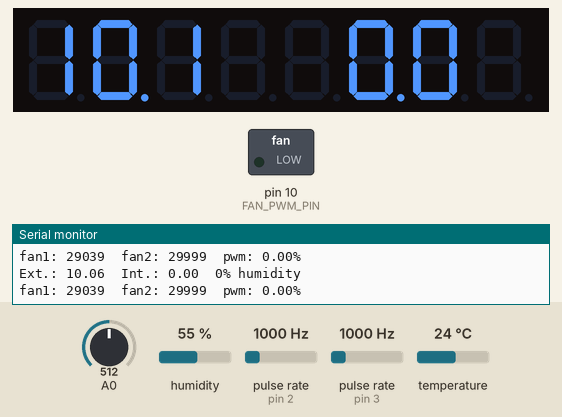
Recording of a sketch running on a simulated Arduino Uno, built with avr-gcc and run on an emulated ATmega328P. Shown: 8-digit seven-segment display, switched loads named in the sketch (green lamp = pin HIGH), the last lines printed to the serial monitor. Wiring (inferred from the names in the program): 2 × pulse sensor: data pin 2 / data pin 3. The inputs (shaded band) are chosen by the test bench; at power-on: A0 = 512, humidity 55 %, pulse rate (sensors on pin 2, pin 3) 1000 Hz, temperature 24 °C.

Above: at 1.2 s.
1.3 s: A0 set to 51
At 1.89 s:
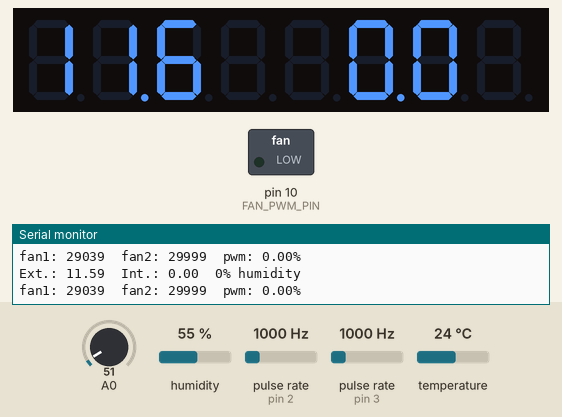
7.2 s: A0 set to 41
10.7 s: humidity set to 22 %
At 12.13 s:
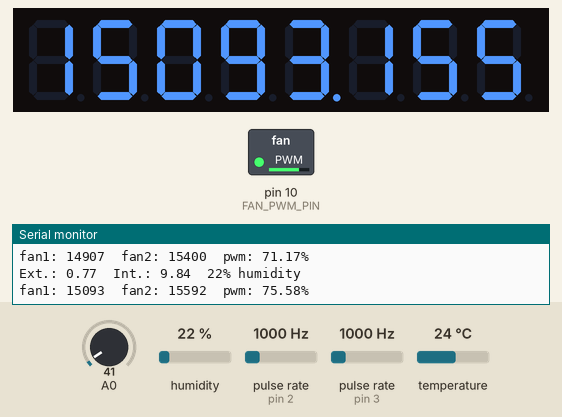
13.0 s: pulse rate (sensor on pin 2) set to 100 Hz
At 13.63 s:
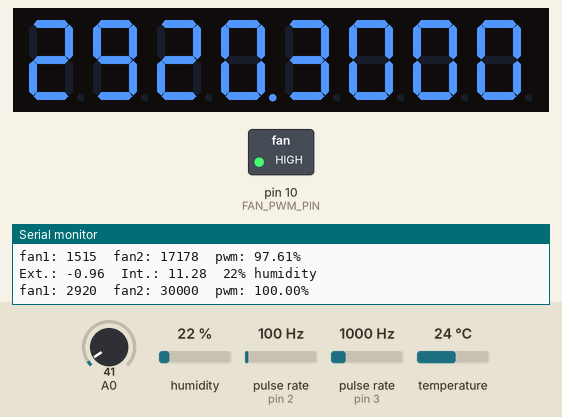
17.2 s: temperature set to 0 °C
At 20.7 s:
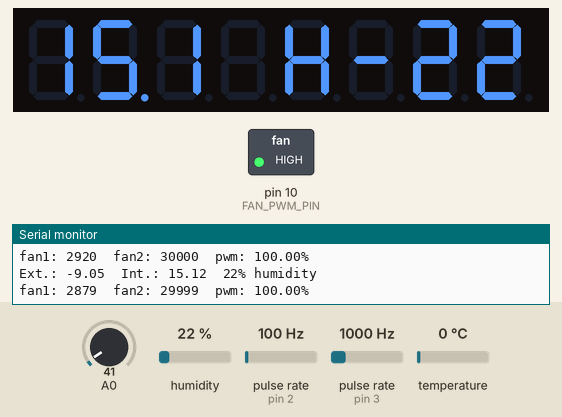
21.5 s: pulse rate (sensor on pin 3) set to 100 Hz
At 26.0 s:
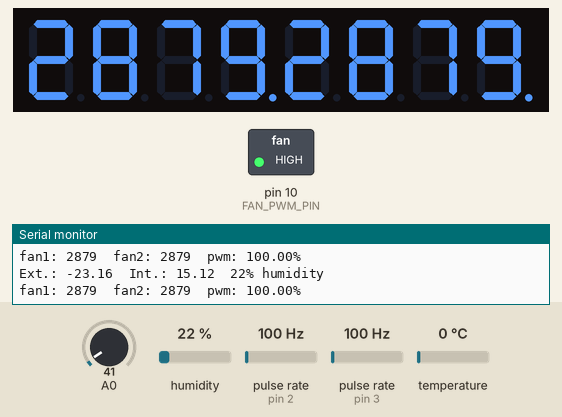
Timing chart, 0 to 27.5 s (numbered marks = the images above; inputs shaded):
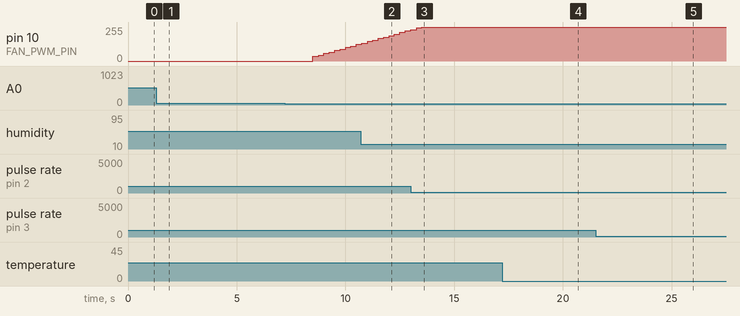

The sketch:

cupboard_fan.ino
```cpp
/* Cupboard fan control.

    Reads the temp, and adjusts the fan speed accordingly.
    Temperature, and fan speed are displayed.
*/
#include "LedControl.h"
LedControl digits = LedControl(7, 5, 6, 1);

#include "DHT.h"
#define DHTPIN 8
#define DHTTYPE DHT11
DHT dht(DHTPIN, DHTTYPE);
#define TEMP2_READ_INTERVAL 2000
#define TEMP_DIFF_MAX_FAN 12.0
#define TEMP_DIFF_MIN_FAN 1.2


#define TEMP_HIST_COUNT 100
#define FAN1_TACH_PIN 2
#define FAN2_TACH_PIN 3
#define FAN_PWM_PIN 10 // This must not be changed.
#define MS_PER_MIN 60000.0
#define TIMER_COUNT_TOP 80

#define DISP_SCROLL_DELAY_MS 5000
#define NUM_DISP_DIGITS 8


// temp1 is outside thermometer
float temp1_history[TEMP_HIST_COUNT];
unsigned int temp1_pointer = 0;
float temp1 = 0.0;

// temp2 is inside thermometer & barometer
float temp2_history[TEMP_HIST_COUNT];
unsigned int temp2_pointer = 0;
unsigned long temp2_last_read = 0;
float temp2 = 0.0;
float prev_temp2 = 0.0;

float humidity;

float fan_percent = 0.0;

volatile unsigned int fan1_half_revolutions = 0;
volatile unsigned int fan2_half_revolutions = 0;
unsigned int rpm1 = 0;
unsigned int rpm2 = 0;
unsigned long previous_time = 0;

char display_buffer[NUM_DISP_DIGITS + 4]; // Need extras for null and decimal points

unsigned long delaytime = 250;


void setup() {
  Serial.begin(115200);
  digits.shutdown(0, false);
  digits.setIntensity(0, 15);
  digits.clearDisplay(0);

  pinMode(FAN1_TACH_PIN, INPUT);
  pinMode(FAN2_TACH_PIN, INPUT);
  pinMode(FAN_PWM_PIN, OUTPUT);

/* OLD PWM
// Uncomment one of the three following lines to enable PWM on Pin 3 or Pin 11
    TCCR2A = 0x21;   // Pin 3

  // Set prescaler
  TCCR2B = 0x0A;   // prescaler = /8
// Initialize duty cycle(s) to zero(0)
 OCR2A = 40;    // duty cycle for Pin 11
 OCR2B = 0;    // duty cycle for Pin 3
  */

  // generate 25kHz PWM pulse rate on Pin 3
  // Set up Fast PWM on Pin 3
  TCCR1A = 0x23;     // COM1B1, WGM11 WGM10
  // Set prescaler
  TCCR1B = 0x1A;   // WGM13 WGM12, Prescaler = /8
  // Set TOP and initialize duty cycle to zero(0)
  OCR1AH = 0x00;    // TOP DO NOT CHANGE, SETS PWM PULSE RATE
  OCR1AL = TIMER_COUNT_TOP;    // TOP DO NOT CHANGE, SETS PWM PULSE RATE
  OCR1BH = 0x00;    // duty cycle for Pin 3 (0-79) generates 1 500nS pulse even when 0
  OCR1BL = 0x00;    // duty cycle for Pin 3 (0-79) generates 1 500nS pulse even when 0


  attachInterrupt(digitalPinToInterrupt(FAN1_TACH_PIN), fan1_tick, FALLING);
  attachInterrupt(digitalPinToInterrupt(FAN2_TACH_PIN), fan2_tick, FALLING);

  dht.begin();
}

void loop () {

  static unsigned long timer = millis();

  if (millis() >= timer) {
    detachInterrupt(digitalPinToInterrupt(FAN1_TACH_PIN));

    timer += 250;

    temp1 = get_temp1();

    update_temp2();

    measure_fan_rpms();

    set_fan_speed(fan_percent = get_fan_percent());

    print_stats_to_serial();
    update_display();

    attachInterrupt(digitalPinToInterrupt(FAN1_TACH_PIN), fan1_tick, FALLING);
    attachInterrupt(digitalPinToInterrupt(FAN2_TACH_PIN), fan2_tick, FALLING);

  }

};

float get_fan_percent(){
  // This is for a potentiometer reading.
  //return (float)analogRead(A5) / 1022.0;

  if(temp1 > temp2) {
    // Outside is warmer than inside, no fans.
    return 0.0;
  } else {
    float temp_diff = temp2 - temp1;
    if(temp_diff > TEMP_DIFF_MAX_FAN) {
      return 1.0;
    } else if(temp_diff < TEMP_DIFF_MIN_FAN) {
      return 0.0;
    } else {
      return temp_diff/TEMP_DIFF_MAX_FAN;
    }
  }

}

void set_fan_speed(float percent) {
  if(percent <= 0.0){
    // Disable timer completely, getting rid of residual PWM signal
    TCCR1B = 0x18;
  } else {
    // Re-enable timer and set PWM
    TCCR1B = 0x1A;
    OCR1BH = 0x00;
    OCR1BL = (int)((float)TIMER_COUNT_TOP * percent);
  }
}

void fan1_tick() {
  fan1_half_revolutions++;
}
void fan2_tick() {
  fan2_half_revolutions++;
}

void measure_fan_rpms() {
    unsigned int elapsed_ms = (millis() - previous_time);
    float elapsed_min = (float)elapsed_ms/MS_PER_MIN;
    rpm1 = (fan1_half_revolutions / 2)/elapsed_min;
    rpm2 = (fan2_half_revolutions / 2)/elapsed_min;
    previous_time = millis();
    fan1_half_revolutions = 0;
    fan2_half_revolutions = 0;
}

void update_display() {
  // 3 different display modes, scroll through them.
  unsigned int current_display = (int)(millis() / DISP_SCROLL_DELAY_MS) % 3;
  if (current_display == 0) {
    write_temps_to_buff();
  } else if (current_display == 1) {
    write_temp2_humidity_to_buff();
  } else if (current_display == 2) {
    write_fan_rpm_to_buff();
  }
  write_buffer_to_display();

}

void write_temps_to_buff() {
  char temp1c[5];
  char temp2c[5];
  dtostrf(temp1, 4, 1, temp1c);
  dtostrf(temp2, 4, 1, temp2c);
  sprintf(display_buffer, "%s %s", temp1c, temp2c);
}

void write_temp2_humidity_to_buff() {
  char temp2c[5];
  dtostrf(temp2, 4, 1, temp2c);
  sprintf(display_buffer, "%s h-%u", temp2c, (int)humidity);
}

void write_fan_rpm_to_buff() {
  sprintf(display_buffer, "%4u.%4u.", rpm1, rpm2);
}

void write_buffer_to_display() {
  digits.clearDisplay(0);
  char current_char;
  unsigned int current_digit = NUM_DISP_DIGITS - 1;
  bool next_char_is_decimal = false;
  for (unsigned int i = 0; i < sizeof(display_buffer); i++) {
    next_char_is_decimal = false;
    current_char = display_buffer[i];
    if (current_char == '\0') {
      // End of buffer
      return;
    }
    if (display_buffer[i] == '.') {
      // Should have already accounted for the decimal.
      continue;
      current_digit++;
    }
    if (i <= NUM_DISP_DIGITS && display_buffer[i + 1] == '.') {
      next_char_is_decimal = true;
    }
    digits.setChar(0, current_digit, current_char, next_char_is_decimal);
    current_digit--;
  }
}

float get_temp1() {
  float temp_sum = 0;
  float temp = analogRead(A0) * 5 / 1024.0;
  temp = temp - 0.5;
  temp = temp / 0.01;
  temp = temp + 1.1;
  temp1_history[temp1_pointer] = temp;
  temp1_pointer = (temp1_pointer + 1) % TEMP_HIST_COUNT;
  for (int i = 0; i < TEMP_HIST_COUNT; i++) {
    temp_sum += temp1_history[i];
  }
  return temp_sum / TEMP_HIST_COUNT;
}

void update_temp2() {
  float temp;
  float temp_sum = 0;

  // Can't read the int temp sensor too often
  // So, either read it, or use the previous read.
  if (millis() >= (temp2_last_read + TEMP2_READ_INTERVAL)) {
    temp = dht.readTemperature();
    humidity = dht.readHumidity();
    temp2_last_read = millis();
    prev_temp2 = temp;
  } else {
    temp = prev_temp2;
  }

  temp2_history[temp2_pointer] = temp;
  temp2_pointer = (temp2_pointer + 1) % TEMP_HIST_COUNT;
  for (int i = 0; i < TEMP_HIST_COUNT; i++) {
    temp_sum += temp2_history[i];
  }

  temp2 = temp_sum / TEMP_HIST_COUNT;
}

void print_stats_to_serial() {
  Serial.println();
  Serial.print("Ext.: ");
  Serial.print(temp1);
  Serial.print("  Int.: ");
  Serial.print(temp2);
  Serial.print("  ");
  Serial.print(humidity, 0);
  Serial.println("% humidity");
  Serial.print("fan1: ");
  Serial.print(rpm1);
  Serial.print("  fan2: ");
  Serial.print(rpm2);
  Serial.print("  pwm: ");
  Serial.print(fan_percent*100, 2);
  Serial.println("%");
}
```
